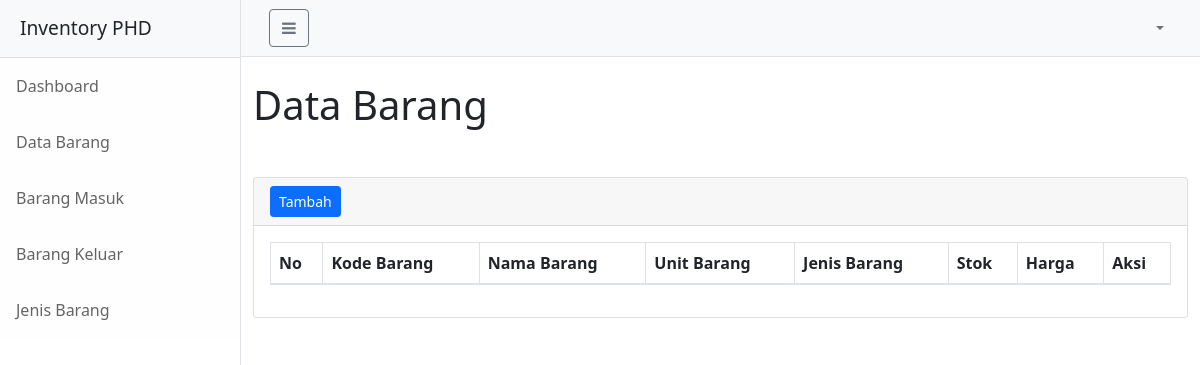
Page /admin/barang/index.php (signed in) on the earlier database version.
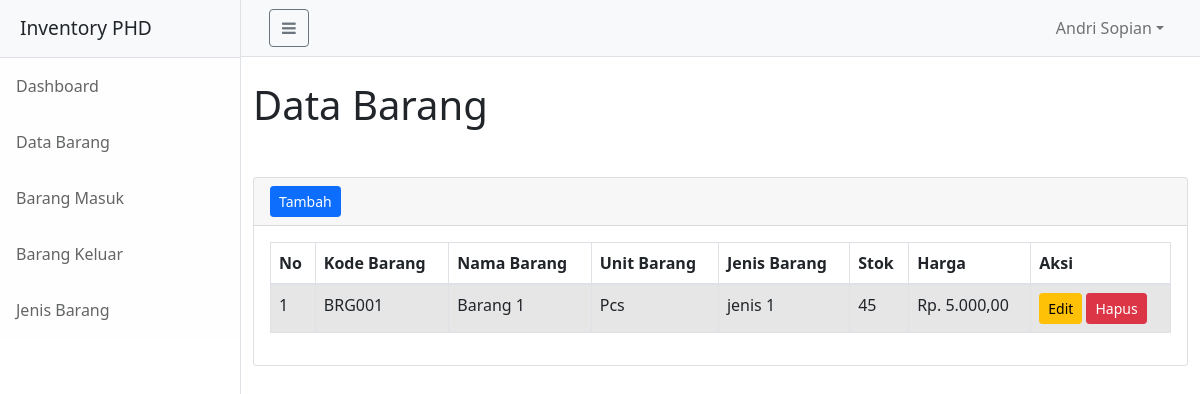
Same page on the later database version.
### tables this page shows
CREATE TABLE `barang` (
  `id_barang` int(11) NOT NULL,
  `id_jenis` int(11) NOT NULL,
  `kode_barang` varchar(50) NOT NULL,
  `nama_barang` varchar(255) NOT NULL,
  `unit_barang` varchar(50) NOT NULL,
  `harga_barang` double NOT NULL,
  `stok_barang` varchar(255) NOT NULL,
  `created_at` timestamp NOT NULL DEFAULT current_timestamp() ON UPDATE current_timestamp(),
  `updated_at` timestamp NOT NULL DEFAULT current_timestamp()
);

CREATE TABLE `jenis_barang` (
  `id_jenis` int(11) NOT NULL,
  `nama_jenis` varchar(50) NOT NULL,
  `created_at` timestamp NOT NULL DEFAULT current_timestamp() ON UPDATE current_timestamp(),
  `updated_at` timestamp NOT NULL DEFAULT current_timestamp()
);

### function_format/format-rupiah.php (called while the page is built)
<?php
function rupiah($angka){
    $hasil_rupiah = "Rp. ".number_format($angka,2,',','.');
    return $hasil_rupiah;
}
?>

### admin/barang/index.php (the view, shortened to what this page needs)
<?php
include "../../config.php";
include('../../function_format/format-rupiah.php');
?>
<!DOCTYPE html>
<html lang="en">
    <head>
        <link rel="stylesheet" href="https://cdn.jsdelivr.net/npm/bootstrap@4.3.1/dist/css/bootstrap.min.css">
        <link rel="stylesheet" href="https://cdn.datatables.net/1.13.1/css/dataTables.bootstrap4.min.css">
        <link rel="stylesheet" href="https://cdnjs.cloudflare.com/ajax/libs/font-awesome/4.7.0/css/font-awesome.min.css" />
        <link rel="stylesheet" href="../../assets/custom2.css">
    </head>
    <body>
        <div class="d-flex" id="wrapper">
            <?php include('../../layouts/sidebar.php'); ?>
            <div id="page-content-wrapper">
                <?php include('../../layouts/navbar.php'); ?>
                <div class="container-fluid">
                    <h1 class="mt-4">Data Barang</h1>
                    <div class="mt-5">
                        <div class="card">
                            <div class="card-header">
                                <a href="#!" class="btn btn-sm btn-primary" data-bs-toggle="modal" data-bs-target="#exampleModalTambah">
                                    Tambah
                                </a>
                            </div>
                            <div class="card-body">
                                <table id="example" class="table table-striped table-bordered" style="width:100%">
                                    <thead>
                                        <tr>
                                            <th>No</th>
                                            <th>Kode Barang</th>
                                            <th>Nama Barang</th>
                                            <th>Unit Barang</th>
                                            <th>Jenis Barang</th>
                                            <th>Stok</th>
                                            <th>Harga</th>
                                            <th>Aksi</th>
                                        </tr>
                                    </thead>
                                    <tbody>
                                        <?php
                                            $query = mysqli_query($db, "SELECT * FROM barang b INNER JOIN jenis_barang j ON j.id_jenis = b.id_jenis");
                                            $no = 0;
                                            while ($row = mysqli_fetch_array($query)) {
                                                $no++;
                                        ?>
                                        <tr>
                                            <td><?php echo $no; ?></td>
                                            <td><?php echo $row['kode_barang']; ?></td>
                                            <td><?php echo $row['nama_barang']; ?></td>
                                            <td><?php echo $row['unit_barang']; ?></td>
                                            <td><?php echo $row['nama_jenis']; ?></td>
                                            <td><?php echo $row['stok_barang']; ?></td>
                                            <td><?php echo rupiah($row['harga_barang']); ?></td>
                                            <td>
                                                <a href="#!" class="btn btn-sm btn-warning" data-bs-toggle="modal" data-bs-target="#exampleModalEdit<?php echo $row['id_barang']; ?>">
                                                    Edit
                                                </a>
                                                <a href="#!" class="btn btn-sm btn-danger" data-bs-toggle="modal" data-bs-target="#exampleModalHapus<?php echo $row['id_barang']; ?>">
                                                    Hapus
                                                </a>
                                            </td>
                                        </tr>
                                                                <?php
                                                                    $id_barang = $row['id_barang'];
                                                                    $query_result = mysqli_query($db,"SELECT * FROM barang WHERE id_barang='$id_barang'");
                                                                    while ($data = mysqli_fetch_array($query_result)) {
                                                                ?>
                                                                            <?php
                                                                                $query = mysqli_query($db,"SELECT * FROM jenis_barang");
                                                                            ?>
                                                                <?php
                                                                    }
                                                                ?>
                                        <?php
                                            }
                                        ?>
                                    </tbody>
                                </table>
                            </div>
                        </div>
                    </div>
                </div>
            </div>
        </div>
    </body>
</html>

### layouts/sidebar.php
<?php
    $host = $_SERVER['HTTP_HOST'];
    $hest = "http://".$host."/inventory_phd/admin";
?>
 <div class="border-end bg-white" id="sidebar-wrapper">
    <div class="sidebar-heading border-bottom bg-light">Inventory PHD</div>
    <div class="list-group list-group-flush">
        <a class="list-group-item list-group-item-action list-group-item-light p-3" href="<?php echo $hest; ?>/dashboard.php">Dashboard</a>
        <a class="list-group-item list-group-item-action list-group-item-light p-3" href="<?php echo $hest; ?>/barang/">Data Barang</a>
        <a class="list-group-item list-group-item-action list-group-item-light p-3" href="<?php echo $hest ?>/barang_masuk/">Barang Masuk</a>
        <a class="list-group-item list-group-item-action list-group-item-light p-3" href="<?php echo $hest; ?>/barang_keluar/">Barang Keluar</a>
        <a class="list-group-item list-group-item-action list-group-item-light p-3" href="<?php echo $hest; ?>/jenis_barang/">Jenis Barang</a>
    </div>
</div>

### layouts/navbar.php (shortened to what this page needs)
<nav class="navbar navbar-expand-lg navbar-light bg-light border-bottom">
    <div class="container-fluid">
        <button class="btn btn-outline-secondary" id="sidebarToggle"><i class="fa fa-bars" aria-hidden="true"></i></button>
            <div class="collapse navbar-collapse" id="navbarSupportedContent">
                <ul class="navbar-nav ms-auto mt-2 mt-lg-0">
                    <li class="nav-item dropdown">
                        <a class="nav-link dropdown-toggle" id="navbarDropdown" href="#" role="button" data-bs-toggle="dropdown" aria-haspopup="true" aria-expanded="false"><?php echo $_SESSION['nama_user']; ?></a>
                    </li>
                </ul>
            </div>
    </div>
</nav>

Differences in the rows shown:
added barang: kode_barang "BRG001", nama_barang "Barang 1", unit_barang "Pcs", id_jenis.nama_jenis "jenis 1", stok_barang "45", harga_barang "Rp. 5.000,00"
Other differences:
$_SESSION['nama_user']: (not shown) → "Andri Sopian"
